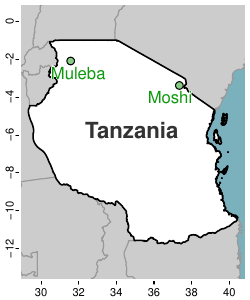

R code for this plot:
library(rgdal)
library(plotrix)
library(rgeos)
library(raster)
library(data.table)
library(magrittr)

sites <- fread('../data/tanzania.samples.meta.csv') %>%
         .[, .(Lat = unique(latitude), Long = unique(longitude)), by = c('location', 'country')]
sites[, species := 'arabiensis']

pal <- c(arabiensis = rgb(0.05, 0.6, 0.05))

# Load the map of Africa
Afmap <- readOGR(dsn = '../sample_location_map/Africa_SHP')

sites[, ':='(label.offset.lat = -0.65,
             label.offset.long = c(-0.5, 0.4))
]

source('../shared_functions/R_plotting.r')

shadow.text <- function(x, y, label, shadow.size, shadow.col = 'white', text.col = 'black', ...){
	for (i in c(1,1,-1,-1)){
		for (j in c(1,-1,1,-1)){
			 text(x + shadow.size*i, y + shadow.size*j, label, col = shadow.col, ...)
		}
	}
	text(x, y, label, col = text.col, ...)
}

# Plot the map 
plot.collection.sites <- function(sites, palette){
	sites <- copy(sites)
	par(mar = c(1, 1, 0.2, 0.2), mgp = c(0.5,0,0), tcl = -0.2)
	countries <-  unique(sites$country) %>%
	              {setNames(sub("'", "`", .), .)}
	plot(Afmap[Afmap$NA2_DESCRI %in% countries,], border = 'black', col = 'white', lwd = 1.5, bg = rgb(0.482, 0.694, 0.741))
	# Make the other countries grey
	plot(Afmap[!(Afmap$NA2_DESCRI %in% countries),], border = 'grey60', col = 'grey80', add = T, bty = 'l')
	# Draw the main countries again so the borders are bold all the way
	plot(Afmap[Afmap$NA2_DESCRI %in% countries,], border = 'black', col = 'white', lwd = 1.5, add = T)
	# Label the countires
	for (country in names(countries)){
		centroid = gCentroid(Afmap[Afmap$NA2_DESCRI == countries[country], ])
		shadow.text(centroid$x, centroid$y+0.5, country, 0.02, text.col = 'grey20', cex = 1.3, font = 2)
	}
	# Add the sampling locations. 
	sites[, 
		{draw.circle(Long, Lat, radius = 0.2, col = lighten.col(palette[species], 0.5), nv = 1000)
	 	 shadow.text(Long+label.offset.long, Lat+label.offset.lat, text.col = palette[species], location, 0.02, cex = 1)},
		by = 'location'
	]
	# Add coordinates and white border box to hide axis line
	axis(1, cex.axis = 0.7)
	axis(2, cex.axis = 0.7, padj = -0.3)
	p = par('usr')
	rect(p[1], p[3], p[2], p[4], lwd = 2, xpd = NA, border = 'white')
}

pdf('Fig1a.pdf', width = 2.5, height = 3)
plot.collection.sites(sites, pal)
scalebar(d = 200, # distance in km
         xy = c(1.9,4.5),
         type = "bar", 
         divs = 2, 
         below = "km", 
         lonlat = TRUE,
         label = c(0,100,200), 
         adj=c(0, -1), 
         lwd = 2)
dev.off()

